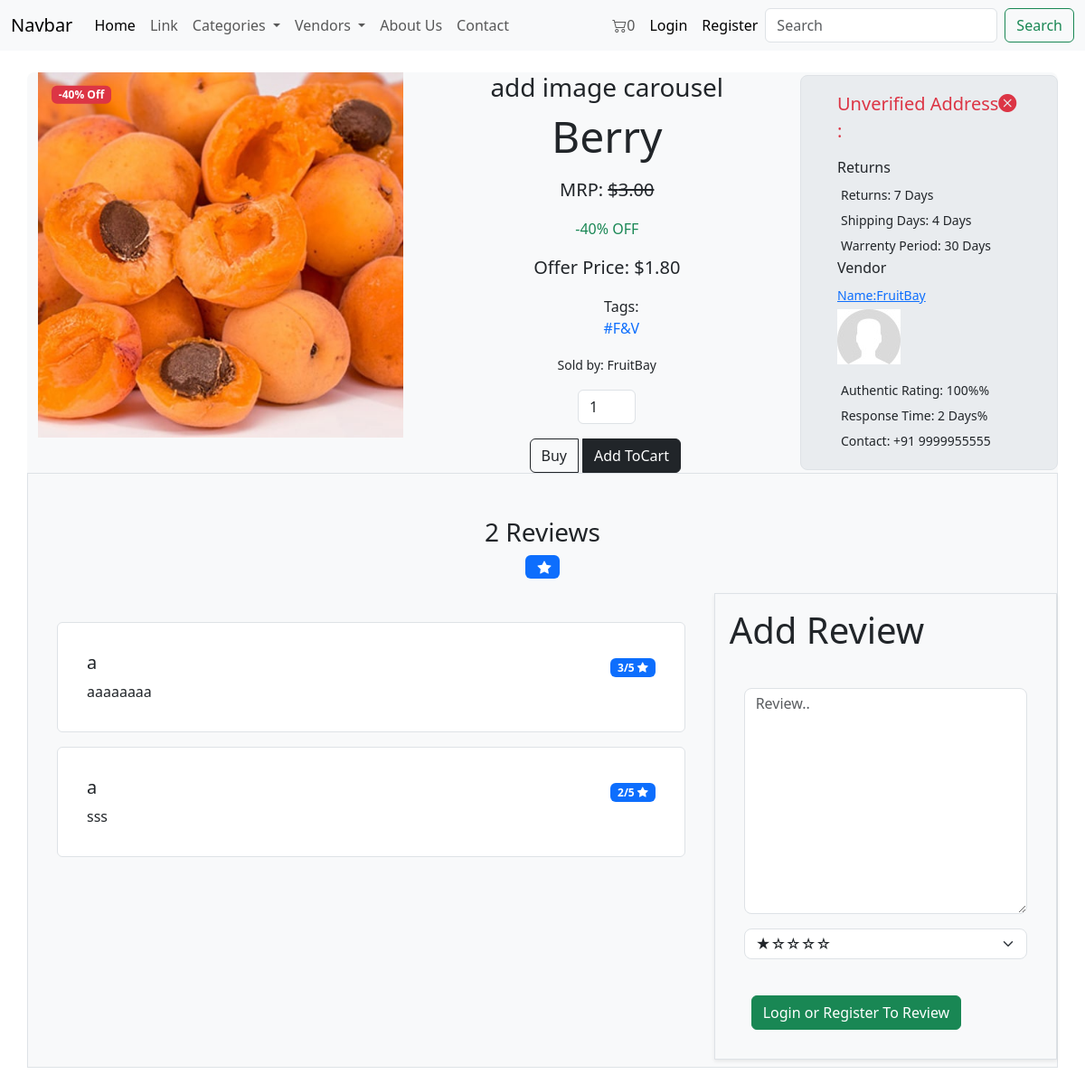
Page /product/PID:Ru7fwVPrMt/ (upper part) on the earlier database version.
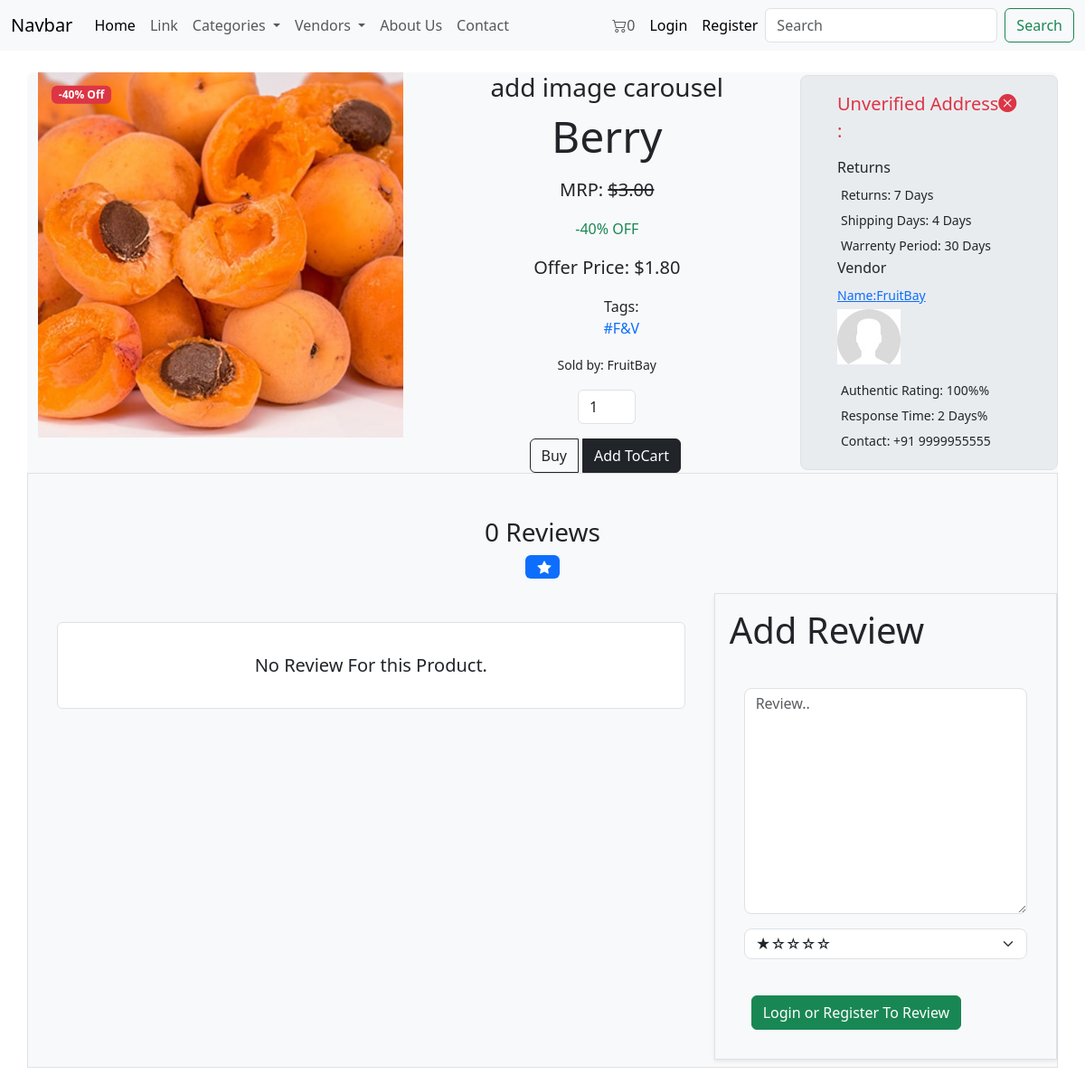
Same page on the later database version.
### core/models.py (models this page shows, shortened)
class Product_Review(models.Model):
    user = models.ForeignKey(customUser, on_delete=models.SET_NULL, null=True)
    product = models.ForeignKey(Product, on_delete=models.CASCADE)
    rating = models.IntegerField(choices=Product_Rating, default=None)
    review = models.TextField()
    review_date = models.DateTimeField(auto_now_add=True)

### userauth/models.py (models this page shows)
class customUser(AbstractUser):
    username = models.CharField(unique=True, max_length=30, null=False)
    email = models.EmailField()
    USERNAME_FIELD = 'username'
    def __str__(self):
        return self.username

### core/views.py (the view, shortened to what this page needs)
# urls.py: path('product/<PID>/', views.product_detail_view, name='product_detail_view'),
def product_detail_view(request, PID):
    product = get_object_or_404(Product, PID=PID)
    reviews_of_product = Product_Review.objects.filter(product=product)
    related_products = Product.objects.filter(
        category=product.category).exclude(PID=product.PID)
    can_review = True
    if request.user.is_authenticated:
        user_reviews = Product_Review.objects.filter(
            product=product, user=request.user)
        if len(user_reviews) > 0:
            can_review = False
    form = Product_Review_Form()
    context = {
        'product': product,
        "related_products": related_products,
        'reviews_of_product': reviews_of_product,
        'can_review': can_review,
        'form': form,
    }
    return render(request, 'core/product_detail_view.html', context)

### core/forms.py
class Product_Review_Form(forms.ModelForm):
    class Meta:
        model = Product_Review
        fields = ['rating', 'review']
    review = forms.CharField(widget=forms.Textarea(attrs={
        'class': 'form-control my-3 py-1 rounded rounded-3',
        'placeholder': 'Review..'
    }))
    rating = forms.ChoiceField(choices=Product_Rating, widget=forms.Select(attrs={
        'class': 'form-select my-3 py-1 rounded rounded-3',
    }))

### core/context_processors.py (called while the page is built)
def context_fn(request):
    categories = Category.objects.all()
    vendors = Vendor.objects.all()
    if "cart_data_object" in request.session:
        cart_items_count = len(request.session['cart_data_object'])
    else:
        cart_items_count = 0
    context = {
        'categories_context': categories,
        'vendors_context': vendors,
        'cart_items_count_context': cart_items_count,
    }
    return context

### core/models.py (called while the page is built)
    def __str__(self):
        return self.title

    def __str__(self):
        return self.title

    def price_after_discount(self):
        return self.price - self.discount_amount

### templates/core/product_detail_view.html (shortened to what the changed rows need)
{%extends 'core/base.html' %}
{%load static %}
{%block content%}
<div class="container my-4 bg-body-tertiary rounded-3">
    <div class="row justify-content-center align-items-center ">
        <div class="col-lg-9 col-md-12 ">
            <div class="row">
                <div class="col-lg-6 col-md-5 bg-body-tertiary d-flex justify-content-center align-items-center">
                    <div class="text-center">
                        <p><small class="fs-6">
                                {% if product.tags.count >= 1 %}
                                <ul style="list-style-type:none">
                                    Tags:{% for tag in product.tags.all %}
                                    <li class=""><a class="text-decoration-none"
                                            href="{% url 'core:tag_detail_view' tag.name %}">#{{tag.name}}</a></li>
                                    {%endfor%}
                                </ul>
                                {%endif%}
                            </small>
                        </p>
                    </div>
                </div>
            </div>
        </div>
    </div>
    <div class="row bg-body-tertiary align-items-start justify-content-center border">
        <h3 class="lead text-center mt-5 fs-3">{{reviews_of_product.count}} Review{{reviews_of_product|pluralize}}</h3>
        <h4 class="lead text-center"><span class="badge bg-primary ">{{average_rating|floatformat}}&nbsp; </span></h4>
        <div class="col-xl-8 col-lg-12 col-md-12 col-sm-12 p-3 my-2">
            {% for i in reviews_of_product %}
            <div class="card border m-3 p-3">
                <div class="card-body">
                    <div class="row align-items-center">
                        <div class="col-md-8">
                            <h5 class="card-title">{{ i.user }}</h5>
                        </div>
                        <div class="col-md-4 text-md-end">
                            <span class="badge bg-primary">{{ i.rating }}/5 <i class="bi bi-star-fill"></i></span>
                        </div>
                    </div>
                    <p class="card-text">{{ i.review }}</p>
                </div>
            </div>
            {%empty%}
            <div class="card border m-3 p-3">
                <div class="card-body">
                    <p class="card-text text-center lead">No Review For this Product.</p>
                </div>
            </div>
            {% endfor %}
        </div>
        {% if can_review %}
        <div class="col-xl-4 col-lg-10 col-md-12 col-sm-12 p-3 my-2 border shadow-sm" id="review_div">
            <h3 class="display-6">Add Review</h3>
            <form action="" class="p-3" id="review_Form" method="POST">
                {{ form.rating }}<br>
            </form>
        </div>
        {%endif%}
    </div>
</div>
{%endblock%}

Differences in the rows shown:
removed Product_Review: user "a", rating "3", review "aaaaaaaa"
removed Product_Review: user "a", rating "2", review "sss"
Other differences:
{{ reviews_of_product.count }}: "2" → "0"
text now shown: "No Review For this Product."
